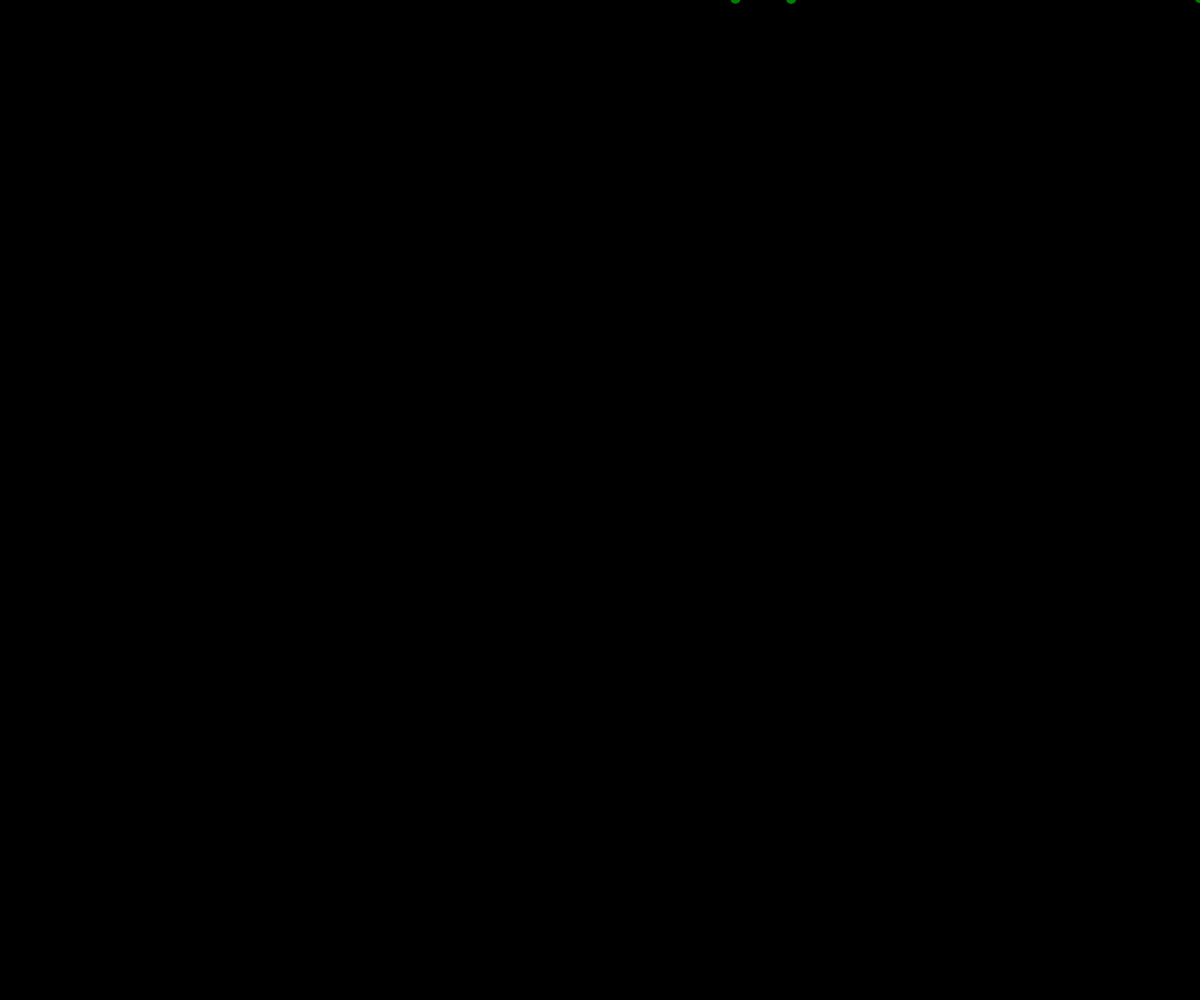
Frame 1 (no input)
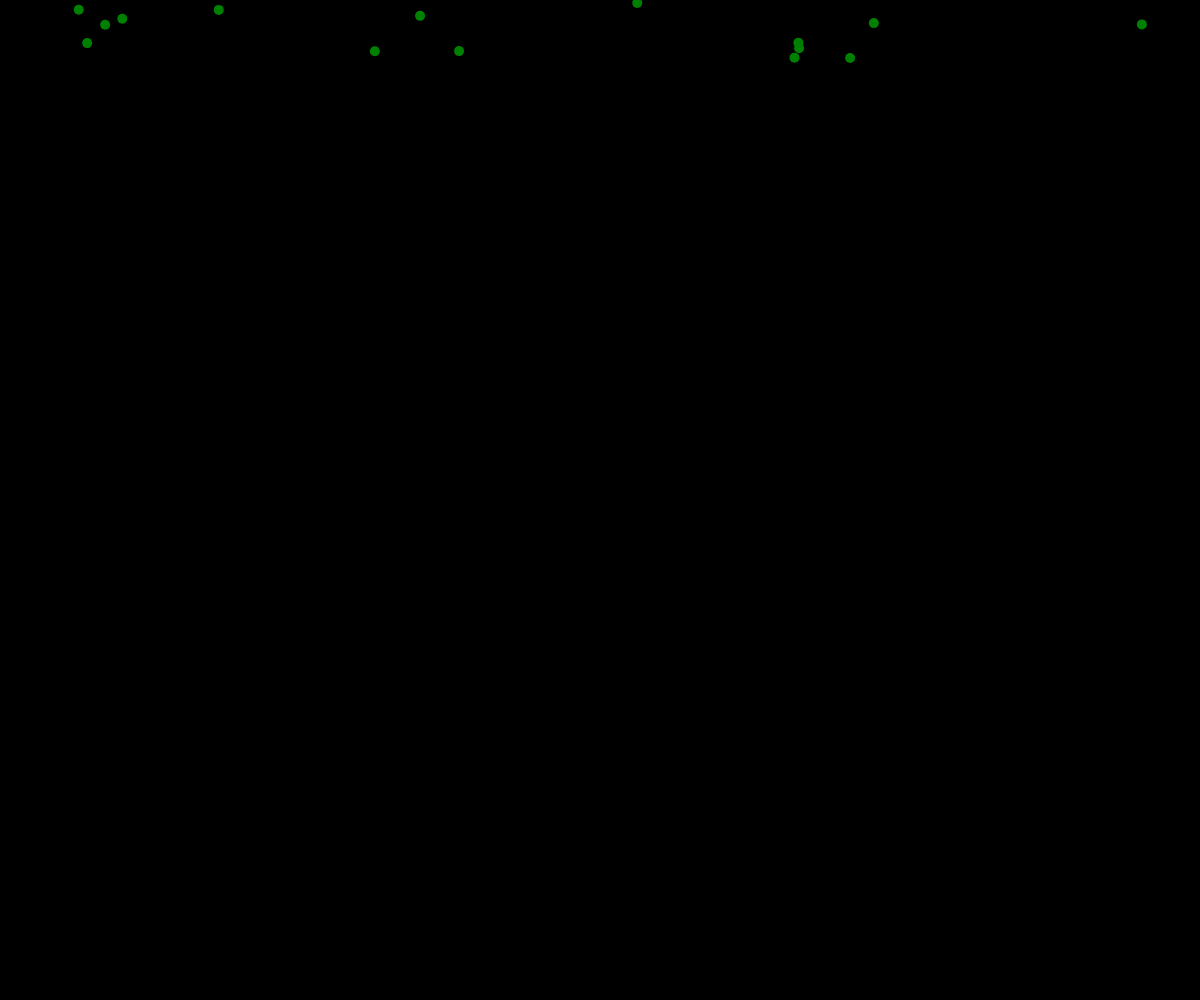
Frame 60 (no input)
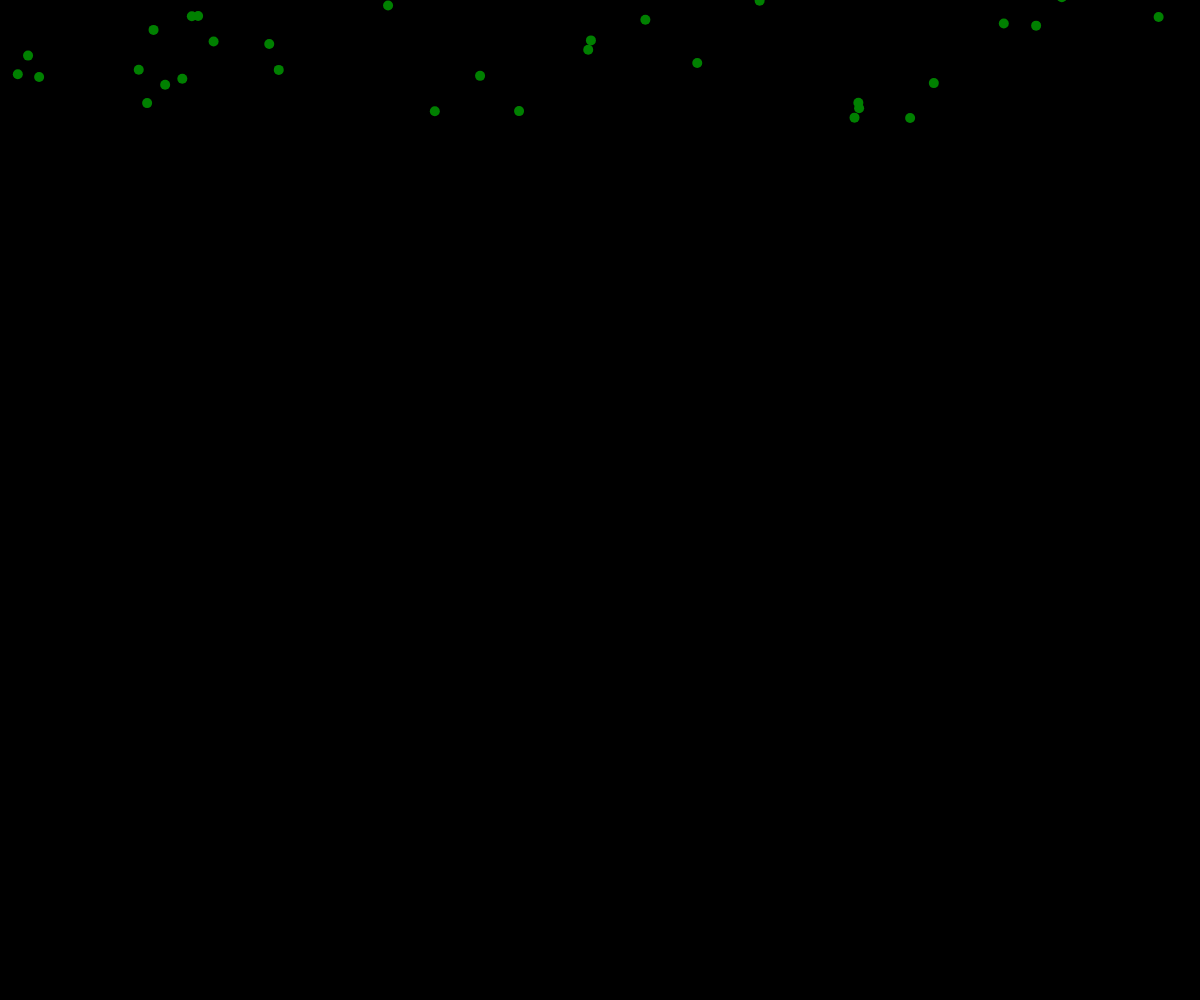
Frame 120 (the mouse pressed at the canvas centre since frame 60)

The p5.js sketch that drew these frames (run headless with seeded random() and noise() and a simulated clock; from frame 60 on, the mouse is pressed at the canvas centre):

// p5.js sketch
// ── sketch.js
var ball;
var balls = [];
// var middle = width / 2;

function setup() {
  createCanvas(window.innerWidth,window.innerHeight);
  strokeWeight(10);
  stroke(0,128,0);

  for (var i = 0; i < 1000; i++) {
    createBalls();
  }
}
//
// function mouseClicked() {
//   createBalls();
// }

function draw() {
  background(0);
  showBalls();
  ballCheck();
}

function createBalls() {
    balls[balls.length] = new Particle();
}


function showBalls() {
  for (var i = 0; i < balls.length; i++) {
    balls[i].show();
    balls[i].update();
  }
}

function ballCheck() {
  for (var i = 0; i < balls.length; i++) {
    if (balls[i].y>height || balls[i].x>width) {
      balls.splice(i,1);
      createBalls();
    }
  }
}

// ── particle.js
function Particle() {
  this.x = random(-width/2, width);
  this.y = random(-height*2, 0);
  this.poppable = false;


  col = map(this.x, 0, height, 0, 255);


  this.show = function() {
    point(this.x, this.y);
  }

  this.update = function() {
    this.y++;
    this.x++;
    //map(mouseX, 0, width, -5, 5);
    // if (this.x>0 && this.x<width) {
    //   this.poppable == true;
    // }
  }
}
